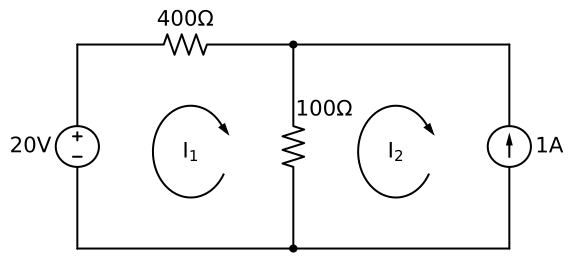

The Python source for this figure:
import sys
sys.path.insert(0, '../../')
import SchemDraw as schem
import SchemDraw.elements as e

d = schem.Drawing(unit=5)
V1 = d.add( e.SOURCE_V, label='$20V$' )
R1 = d.add( e.RES, d='right', label='400$\Omega$' )
d.add( e.DOT )
d.push()
R2 = d.add( e.RES, d='down' )
R2.add_label( '100$\Omega$', loc='center', ofst=[-.9,.05] )
d.add( e.DOT )
d.pop()
L1 = d.add( e.LINE )
I1 = d.add( e.SOURCE_I, d='down', botlabel='1A' )
L2 = d.add( e.LINE, d='left', tox=V1.start )
d.loopI( [R1,R2,L2,V1], '$I_1$', pad=1.25 )
d.loopI( [R1,I1,L2,R2], '$I_2$', pad=1.25 )  # Use R1 as top element for both so they get the same height
d.draw(showplot=False)
d.save('loop_current.png')